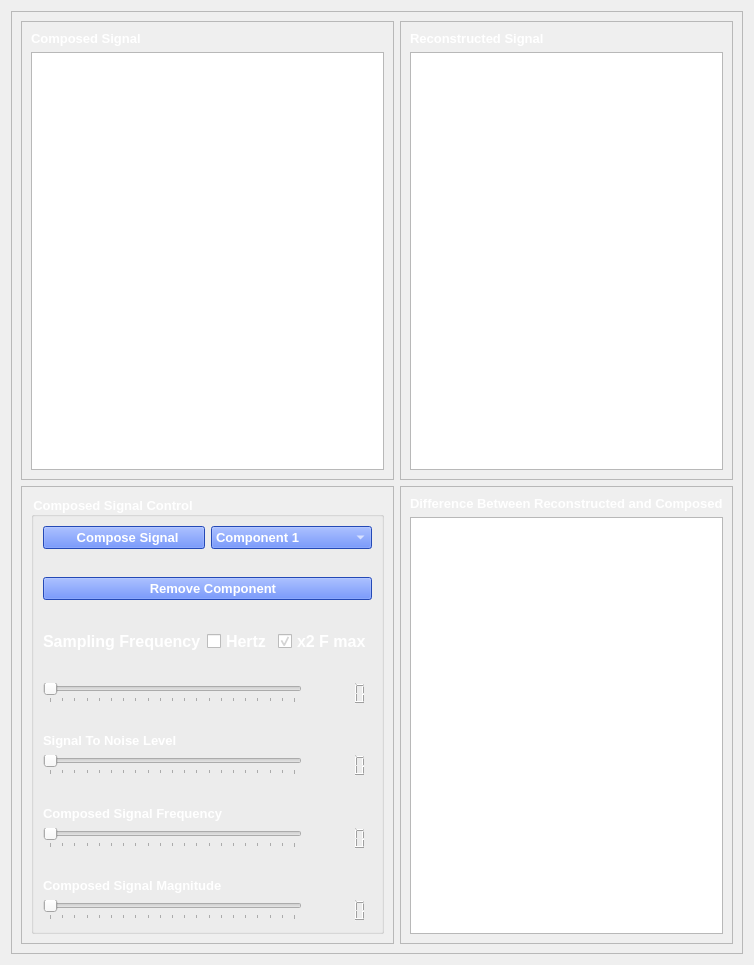
      <widget class="QWidget" name="Compose">
       <attribute name="icon">
        <iconset>
         <normaloff>writing.png</normaloff>writing.png</iconset>
       </attribute>
       <attribute name="title">
        <string>Compose</string>
       </attribute>
       <layout class="QGridLayout" name="gridLayout_9">
        <item row="0" column="0">
         <widget class="QFrame" name="frame_3">
          <property name="sizePolicy">
           <sizepolicy hsizetype="Expanding" vsizetype="Expanding">
            <horstretch>3</horstretch>
            <verstretch>0</verstretch>
           </sizepolicy>
          </property>
          <property name="frameShape">
           <enum>QFrame::StyledPanel</enum>
          </property>
          <property name="frameShadow">
           <enum>QFrame::Raised</enum>
          </property>
          <layout class="QGridLayout" name="gridLayout">
           <item row="0" column="0">
            <widget class="QFrame" name="frame_4">
             <property name="sizePolicy">
              <sizepolicy hsizetype="Expanding" vsizetype="Expanding">
               <horstretch>3</horstretch>
               <verstretch>3</verstretch>
              </sizepolicy>
             </property>
             <property name="frameShape">
              <enum>QFrame::StyledPanel</enum>
             </property>
             <property name="frameShadow">
              <enum>QFrame::Raised</enum>
             </property>
             <layout class="QGridLayout" name="gridLayout_6">
              <item row="0" column="0">
               <widget class="QLabel" name="label_7">
                <property name="sizePolicy">
                 <sizepolicy hsizetype="Preferred" vsizetype="Preferred">
                  <horstretch>1</horstretch>
                  <verstretch>0</verstretch>
                 </sizepolicy>
                </property>
                <property name="font">
                 <font>
                  <pointsize>10</pointsize>
                  <weight>75</weight>
                  <bold>true</bold>
                 </font>
                </property>
                <property name="styleSheet">
                 <string notr="true">color: white ;
</string>
                </property>
                <property name="text">
                 <string>Composed Signal</string>
                </property>
               </widget>
              </item>
              <item row="1" column="0">
               <widget class="PlotWidget" name="Composed_Signal_PlotWidget">
                <property name="sizePolicy">
                 <sizepolicy hsizetype="Expanding" vsizetype="Expanding">
                  <horstretch>1</horstretch>
                  <verstretch>1</verstretch>
                 </sizepolicy>
                </property>
               </widget>
              </item>
             </layout>
            </widget>
           </item>
           <item row="0" column="1">
            <widget class="QFrame" name="frame_8">
             <property name="sizePolicy">
              <sizepolicy hsizetype="Expanding" vsizetype="Expanding">
               <horstretch>3</horstretch>
               <verstretch>3</verstretch>
              </sizepolicy>
             </property>
             <property name="minimumSize">
              <size>
               <width>0</width>
               <height>0</height>
              </size>
             </property>
             <property name="frameShape">
              <enum>QFrame::StyledPanel</enum>
             </property>
             <property name="frameShadow">
              <enum>QFrame::Raised</enum>
             </property>
             <layout class="QGridLayout" name="gridLayout_7">
              <item row="0" column="0">
               <widget class="QLabel" name="label_8">
                <property name="font">
                 <font>
                  <pointsize>10</pointsize>
                  <weight>75</weight>
                  <bold>true</bold>
                 </font>
                </property>
                <property name="styleSheet">
                 <string notr="true">color: white ;
</string>
                </property>
                <property name="text">
                 <string>Reconstructed Signal</string>
                </property>
               </widget>
              </item>
              <item row="1" column="0">
               <widget class="PlotWidget" name="Compose_Reconstructed_PlotWidget"/>
              </item>
             </layout>
            </widget>
           </item>
           <item row="1" column="0">
            <widget class="QFrame" name="frame_9">
             <property name="sizePolicy">
              <sizepolicy hsizetype="Expanding" vsizetype="Expanding">
               <horstretch>3</horstretch>
               <verstretch>3</verstretch>
              </sizepolicy>
             </property>
             <property name="minimumSize">
              <size>
               <width>0</width>
               <height>0</height>
              </size>
             </property>
             <property name="frameShape">
              <enum>QFrame::StyledPanel</enum>
             </property>
             <property name="frameShadow">
              <enum>QFrame::Raised</enum>
             </property>
             <layout class="QGridLayout" name="gridLayout_8">
              <item row="0" column="0">
               <widget class="QGroupBox" name="groupBox">
                <property name="font">
                 <font>
                  <pointsize>10</pointsize>
                  <weight>75</weight>
                  <bold>true</bold>
                 </font>
                </property>
                <property name="styleSheet">
                 <string notr="true">color: white;
</string>
                </property>
                <property name="title">
                 <string>Composed Signal Control</string>
                </property>
                <layout class="QGridLayout" name="gridLayout_2">
                 <item row="1" column="0">
                  <layout class="QVBoxLayout" name="verticalLayout">
                   <item>
                    <layout class="QHBoxLayout" name="horizontalLayout">
                     <item>
                      <widget class="QPushButton" name="Compose_Button">
                       <property name="font">
                        <font>
                         <pointsize>10</pointsize>
                         <weight>75</weight>
                         <bold>true</bold>
                        </font>
                       </property>
                       <property name="styleSheet">
                        <string notr="true">background-color:#3366ff;
color: white;</string>
                       </property>
                       <property name="text">
                        <string>  Compose Signal</string>
                       </property>
                       <property name="icon">
                        <iconset>
                         <normaloff>Assets/writing.png</normaloff>Assets/writing.png</iconset>
                       </property>
                      </widget>
                     </item>
                     <item>
                      <widget class="QComboBox" name="Compose_Components_CheckBox">
                       <property name="sizePolicy">
                        <sizepolicy hsizetype="Minimum" vsizetype="Minimum">
                         <horstretch>0</horstretch>
                         <verstretch>0</verstretch>
                        </sizepolicy>
                       </property>
                       <property name="minimumSize">
                        <size>
                         <width>0</width>
                         <height>0</height>
                        </size>
                       </property>
                       <property name="font">
                        <font>
                         <pointsize>10</pointsize>
                         <weight>75</weight>
                         <bold>true</bold>
                        </font>
                       </property>
                       <property name="layoutDirection">
                        <enum>Qt::LeftToRight</enum>
                       </property>
                       <property name="styleSheet">
                        <string notr="true">background-color:#3366ff;
color: white</string>
                       </property>
                       <item>
                        <property name="text">
                         <string>Component 1</string>
                        </property>
                       </item>
                      </widget>
                     </item>
                    </layout>
                   </item>
                   <item>
                    <spacer name="verticalSpacer_4">
                     <property name="orientation">
                      <enum>Qt::Vertical</enum>
                     </property>
                     <property name="sizeHint" stdset="0">
                      <size>
                       <width>20</width>
                       <height>40</height>
                      </size>
                     </property>
                    </spacer>
                   </item>
                   <item>
                    <layout class="QHBoxLayout" name="horizontalLayout_2">
                     <item>
                      <widget class="QPushButton" name="Compose_Remove_Component_Button">
                       <property name="font">
                        <font>
                         <pointsize>10</pointsize>
                         <weight>75</weight>
                         <bold>true</bold>
                        </font>
                       </property>
                       <property name="styleSheet">
                        <string notr="true">background-color:#3366ff;
color: white;</string>
                       </property>
                       <property name="text">
                        <string>   Remove Component</string>
                       </property>
                       <property name="icon">
                        <iconset>
                         <normaloff>Assets/remove.png</normaloff>Assets/remove.png</iconset>
                       </property>
                      </widget>
                     </item>
                    </layout>
                   </item>
                   <item>
                    <spacer name="verticalSpacer_5">
                     <property name="orientation">
                      <enum>Qt::Vertical</enum>
                     </property>
                     <property name="sizeHint" stdset="0">
                      <size>
                       <width>20</width>
                       <height>40</height>
                      </size>
                     </property>
                    </spacer>
                   </item>
                   <item>
                    <layout class="QHBoxLayout" name="horizontalLayout_3">
                     <item>
                      <widget class="QLabel" name="label_10">
                       <property name="font">
                        <font>
                         <pointsize>12</pointsize>
                         <weight>75</weight>
                         <bold>true</bold>
                        </font>
                       </property>
                       <property name="styleSheet">
                        <string notr="true">color: white ;
</string>
                       </property>
                       <property name="text">
                        <string>Sampling Frequency</string>
                       </property>
                      </widget>
                     </item>
                     <item>
                      <widget class="QCheckBox" name="Compose_Hertz_CheckBox">
                       <property name="font">
                        <font>
                         <pointsize>12</pointsize>
                         <weight>75</weight>
                         <bold>true</bold>
                        </font>
                       </property>
                       <property name="styleSheet">
                        <string notr="true">color: white;</string>
                       </property>
                       <property name="text">
                        <string>Hertz</string>
                       </property>
                       <property name="icon">
                        <iconset>
                         <normaloff>Assets/radio-waves (1).png</normaloff>Assets/radio-waves (1).png</iconset>
                       </property>
                       <property name="iconSize">
                        <size>
                         <width>40</width>
                         <height>40</height>
                        </size>
                       </property>
                      </widget>
                     </item>
                     <item>
                      <widget class="QCheckBox" name="Compose_x2Fmax_CheckBox">
                       <property name="enabled">
                        <bool>true</bool>
                       </property>
                       <property name="font">
                        <font>
                         <pointsize>12</pointsize>
                         <weight>75</weight>
                         <bold>true</bold>
                        </font>
                       </property>
                       <property name="styleSheet">
                        <string notr="true">color: white;</string>
                       </property>
                       <property name="text">
                        <string>x2 F max</string>
                       </property>
                       <property name="icon">
                        <iconset>
                         <normaloff>Assets/performance.png</normaloff>Assets/performance.png</iconset>
                       </property>
                       <property name="iconSize">
                        <size>
                         <width>50</width>
                         <height>50</height>
                        </size>
                       </property>
                       <property name="checked">
                        <bool>true</bool>
                       </property>
                      </widget>
                     </item>
                    </layout>
                   </item>
                   <item>
                    <spacer name="verticalSpacer_6">
                     <property name="orientation">
                      <enum>Qt::Vertical</enum>
                     </property>
                     <property name="sizeHint" stdset="0">
                      <size>
                       <width>20</width>
                       <height>40</height>
                      </size>
                     </property>
                    </spacer>
                   </item>
                   <item>
                    <layout class="QHBoxLayout" name="horizontalLayout_12">
                     <item>
                      <widget class="QSlider" name="Compose_Sampling_Frequency_Slid">
                       <property name="minimum">
                        <number>0</number>
                       </property>
                       <property name="maximum">
                        <number>100</number>
                       </property>
                       <property name="value">
                        <number>0</number>
                       </property>
                       <property name="orientation">
                        <enum>Qt::Horizontal</enum>
                       </property>
                       <property name="tickPosition">
                        <enum>QSlider::TicksBelow</enum>
                       </property>
                       <property name="tickInterval">
                        <number>5</number>
                       </property>
                      </widget>
                     </item>
                     <item>
                      <widget class="QLCDNumber" name="Compose_Sampling_Frequency_LCD">
                       <property name="font">
                        <font>
                         <weight>75</weight>
                         <bold>true</bold>
                        </font>
                       </property>
                       <property name="styleSheet">
                        <string notr="true">border:none;</string>
                       </property>
                       <property name="frameShadow">
                        <enum>QFrame::Plain</enum>
                       </property>
                       <property name="intValue" stdset="0">
                        <number>0</number>
                       </property>
                      </widget>
                     </item>
                    </layout>
                   </item>
                   <item>
                    <spacer name="verticalSpacer_7">
                     <property name="orientation">
                      <enum>Qt::Vertical</enum>
                     </property>
                     <property name="sizeHint" stdset="0">
                      <size>
                       <width>20</width>
                       <height>40</height>
                      </size>
                     </property>
                    </spacer>
                   </item>
                   <item>
                    <widget class="QLabel" name="label_11">
                     <property name="font">
                      <font>
                       <pointsize>10</pointsize>
                       <weight>75</weight>
                       <bold>true</bold>
                      </font>
                     </property>
                     <property name="styleSheet">
                      <string notr="true">color: white ;
</string>
                     </property>
                     <property name="text">
                      <string>Signal To Noise Level</string>
                     </property>
                    </widget>
                   </item>
                   <item>
                    <layout class="QHBoxLayout" name="horizontalLayout_13">
                     <item>
                      <widget class="QSlider" name="Compose_Signal_to_Noise_Slider">
                       <property name="minimum">
                        <number>0</number>
                       </property>
                       <property name="maximum">
                        <number>100</number>
                       </property>
                       <property name="value">
                        <number>0</number>
                       </property>
                       <property name="orientation">
                        <enum>Qt::Horizontal</enum>
                       </property>
                       <property name="tickPosition">
                        <enum>QSlider::TicksBelow</enum>
                       </property>
                       <property name="tickInterval">
                        <number>5</number>
                       </property>
                      </widget>
                     </item>
                     <item>
                      <widget class="QLCDNumber" name="Load_Signal_to_Noise_LCD_2">
                       <property name="font">
                        <font>
                         <weight>75</weight>
                         <bold>true</bold>
                        </font>
                       </property>
                       <property name="styleSheet">
                        <string notr="true">border:none;</string>
                       </property>
                       <property name="frameShadow">
                        <enum>QFrame::Plain</enum>
                       </property>
                       <property name="intValue" stdset="0">
                        <number>0</number>
                       </property>
                      </widget>
                     </item>
                    </layout>
                   </item>
                   <item>
                    <spacer name="verticalSpacer_8">
                     <property name="orientation">
                      <enum>Qt::Vertical</enum>
                     </property>
                     <property name="sizeHint" stdset="0">
                      <size>
                       <width>20</width>
                       <height>40</height>
                      </size>
                     </property>
                    </spacer>
                   </item>
                   <item>
                    <widget class="QLabel" name="label_12">
                     <property name="font">
                      <font>
                       <pointsize>10</pointsize>
                       <weight>75</weight>
                       <bold>true</bold>
                      </font>
                     </property>
                     <property name="styleSheet">
                      <string notr="true">color: white ;
</string>
                     </property>
                     <property name="text">
                      <string>Composed Signal Frequency</string>
                     </property>
                    </widget>
                   </item>
                   <item>
                    <layout class="QHBoxLayout" name="horizontalLayout_15">
                     <item>
                      <widget class="QSlider" name="Compose_Signal_Frequency_Slider">
                       <property name="minimum">
                        <number>0</number>
                       </property>
                       <property name="maximum">
                        <number>100</number>
                       </property>
                       <property name="value">
                        <number>0</number>
                       </property>
                       <property name="orientation">
                        <enum>Qt::Horizontal</enum>
                       </property>
                       <property name="tickPosition">
                        <enum>QSlider::TicksBelow</enum>
                       </property>
                       <property name="tickInterval">
                        <number>5</number>
                       </property>
                      </widget>
                     </item>
                     <item>
                      <widget class="QLCDNumber" name="Compose_Signal_Frequency_LCD">
                       <property name="font">
                        <font>
                         <weight>75</weight>
                         <bold>true</bold>
                        </font>
                       </property>
                       <property name="styleSheet">
                        <string notr="true">border:none;</string>
                       </property>
                       <property name="frameShadow">
                        <enum>QFrame::Plain</enum>
                       </property>
                       <property name="intValue" stdset="0">
                        <number>0</number>
                       </property>
                      </widget>
                     </item>
                    </layout>
                   </item>
                   <item>
                    <spacer name="verticalSpacer_10">
                     <property name="orientation">
                      <enum>Qt::Vertical</enum>
                     </property>
                     <property name="sizeHint" stdset="0">
                      <size>
                       <width>20</width>
                       <height>40</height>
                      </size>
                     </property>
                    </spacer>
                   </item>
                   <item>
                    <widget class="QLabel" name="label_13">
                     <property name="font">
                      <font>
                       <pointsize>10</pointsize>
                       <weight>75</weight>
                       <bold>true</bold>
                      </font>
                     </property>
                     <property name="styleSheet">
                      <string notr="true">color: white ;
</string>
                     </property>
                     <property name="text">
                      <string>Composed Signal Magnitude</string>
                     </property>
                    </widget>
                   </item>
                   <item>
                    <layout class="QHBoxLayout" name="horizontalLayout_14">
                     <item>
                      <widget class="QSlider" name="Compose_Signal_Magnitude_Slider">
                       <property name="minimum">
                        <number>0</number>
                       </property>
                       <property name="maximum">
                        <number>100</number>
                       </property>
                       <property name="value">
                        <number>0</number>
                       </property>
                       <property name="orientation">
                        <enum>Qt::Horizontal</enum>
                       </property>
                       <property name="tickPosition">
                        <enum>QSlider::TicksBelow</enum>
                       </property>
                       <property name="tickInterval">
                        <number>5</number>
                       </property>
                      </widget>
                     </item>
                     <item>
                      <widget class="QLCDNumber" name="Compose_Signal_Magnitude_LCD">
                       <property name="font">
                        <font>
                         <weight>75</weight>
                         <bold>true</bold>
                        </font>
                       </property>
                       <property name="styleSheet">
                        <string notr="true">border:none;</string>
                       </property>
                       <property name="frameShadow">
                        <enum>QFrame::Plain</enum>
                       </property>
                       <property name="intValue" stdset="0">
                        <number>0</number>
                       </property>
                      </widget>
                     </item>
                    </layout>
                   </item>
                  </layout>
                 </item>
                 <item row="3" column="0">
                  <spacer name="verticalSpacer_11">
                   <property name="orientation">
                    <enum>Qt::Vertical</enum>
                   </property>
                   <property name="sizeHint" stdset="0">
                    <size>
                     <width>20</width>
                     <height>40</height>
                    </size>
                   </property>
                  </spacer>
                 </item>
                 <item row="0" column="0">
                  <spacer name="verticalSpacer_9">
                   <property name="orientation">
                    <enum>Qt::Vertical</enum>
                   </property>
                   <property name="sizeHint" stdset="0">
                    <size>
                     <width>20</width>
                     <height>40</height>
                    </size>
                   </property>
                  </spacer>
                 </item>
                 <item row="2" column="0">
                  <spacer name="verticalSpacer_13">
                   <property name="orientation">
                    <enum>Qt::Vertical</enum>
                   </property>
                   <property name="sizeHint" stdset="0">
                    <size>
                     <width>20</width>
                     <height>40</height>
                    </size>
                   </property>
                  </spacer>
                 </item>
                </layout>
               </widget>
              </item>
             </layout>
            </widget>
           </item>
           <item row="1" column="1">
            <widget class="QFrame" name="frame_10">
             <property name="sizePolicy">
              <sizepolicy hsizetype="Expanding" vsizetype="Expanding">
               <horstretch>3</horstretch>
               <verstretch>3</verstretch>
              </sizepolicy>
             </property>
             <property name="frameShape">
              <enum>QFrame::StyledPanel</enum>
             </property>
             <property name="frameShadow">
              <enum>QFrame::Raised</enum>
             </property>
             <layout class="QGridLayout" name="gridLayout_5">
              <item row="0" column="0">
               <widget class="QLabel" name="label_9">
                <property name="sizePolicy">
                 <sizepolicy hsizetype="Preferred" vsizetype="Preferred">
                  <horstretch>1</horstretch>
                  <verstretch>0</verstretch>
                 </sizepolicy>
                </property>
                <property name="font">
                 <font>
                  <pointsize>10</pointsize>
                  <weight>75</weight>
                  <bold>true</bold>
                 </font>
                </property>
                <property name="styleSheet">
                 <string notr="true">color: white ;
</string>
                </property>
                <property name="text">
                 <string>Difference Between Reconstructed and Composed</string>
                </property>
               </widget>
              </item>
              <item row="1" column="0">
               <widget class="PlotWidget" name="Compose_Difference_PlotWidget">
                <property name="sizePolicy">
                 <sizepolicy hsizetype="Expanding" vsizetype="Expanding">
                  <horstretch>1</horstretch>
                  <verstretch>1</verstretch>
                 </sizepolicy>
                </property>
               </widget>
              </item>
             </layout>
            </widget>
           </item>
          </layout>
         </widget>
        </item>
       </layout>
      </widget>
